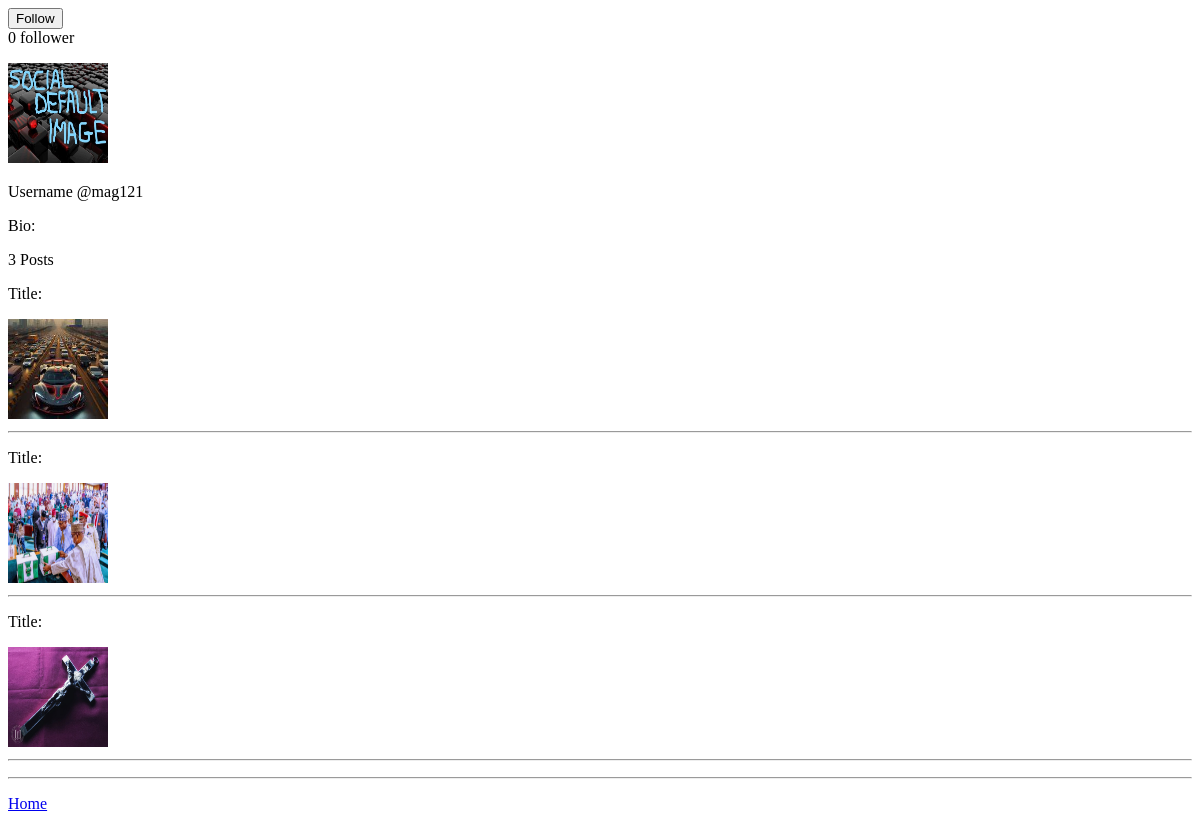
The app's page /profile/mag121, older data.
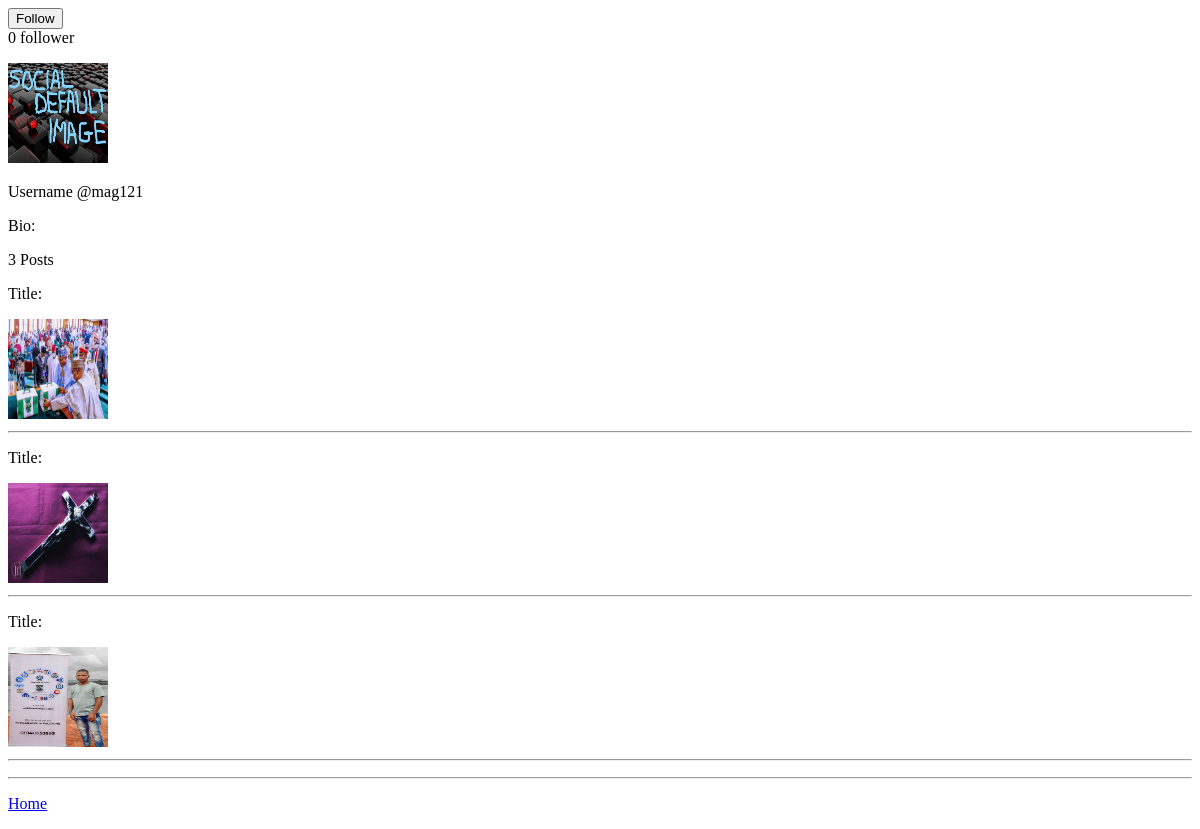
The same page, newer data.
### thread/models.py (models this page shows, shortened)
class Profile(models.Model):
    user = models.OneToOneField(User, on_delete=models.CASCADE)
    id_user = models.IntegerField(primary_key=True)
    first_name = models.CharField(max_length=150, blank=True)
    last_name = models.CharField(max_length=150, blank=True)
    bio = models.TextField(max_length=1000, blank=True)
    profile_pics = ResizedImageField(quality=80,
                                     upload_to='profile_images',
                                     default='anon.png')
    location_city = models.CharField(max_length=150, blank=True)
    USERNAME_FIELD = 'user.username'

class PostModel(models.Model):
    postID = models.AutoField(primary_key=True)
    author = models.ForeignKey(Profile, on_delete=models.CASCADE)
    content = models.TextField(blank=True, max_length=300)
    image = ResizedImageField(quality=80,
                              upload_to='profile_posts')
    created_at = models.DateTimeField(auto_now=True)
    num_of_likes = models.IntegerField(default=0)

### thread/views.py (the view)
# urls.py: path('profile/<str:pk>', views.profile, name='profile'),
def profile(request,pk):
    pk = str(pk)
    user_object = User.objects.get(username=pk)
    user_profile = Profile.objects.get(user=user_object)
    user_post = PostModel.objects.filter(author=user_profile)
    user_post_len = len(user_post)
    image_url = user_profile.profile_pics.url
    follower = request.user.username
    user = pk
    if FollowerModel.objects.filter(follower=follower, user=user):
        follow_check = "Unfollow"
    else:
        follow_check = "Follow"
    fans = FollowerModel.objects.filter(user=pk)
    fans_count = len(fans)
    context = {
        "user_object": user_object,
        "user_profile": user_profile,
        "user_post": user_post,
        "user_post_len": user_post_len,
        "image_url": image_url,
        "follow_check": follow_check,
        "fans_count": fans_count,
        "fans": fans,
        }
    return render(request, 'profile.html', context)

### thread/templates/profile.html (shortened to what this page needs)
<!DOCTYPE html>
<html lang="en">
<head>
</head>
<body>
    <div>
        <form action="{% url 'follow' %}" method="POST">
            {% if request.user.profile == user_profile %}
            <input type="submit" value="Account Details">
            {% else %}
            <input type="submit" value="{{ follow_check }}">
            {% endif %}
        </form>
        {% if fans_count > 1 %}
        {{ fans_count }} followers
        {% else %}
        {{ fans_count }} follower
        {% endif %}
    </div>
    <p>
        <img src="{{ image_url }}" alt="Profile Image" width="100" height="100">
    </p>
    <p>
        Username @{{ user_profile.user.username}}
    </p>
    <p>
        Bio: {{ user_profile.bio}}
    </p>
    <p>
        {{ user_post_len }}&nbsp;Posts
    </p>
    <p>
        {% for post in user_post %}
    <div>
        <p>Title: {{ post.title }}</p>
        {% if post.image %}
        <a href="{{ post.image.url }}">
            <img src="{{ post.image.url }}" alt="pics" height="100" width="100">
        </a>{% endif %}
        <hr style="color: green;">
    </div>
    {% endfor %}
    </p>
    <hr style="color: aqua;">
    <p>
        <a href="{% url 'home' %}">Home</a>
    </p>
</body>
</html>

Row changes from the older to the newer data that the page shows:
removed PostModel: image (picture)
added PostModel: image (picture)
